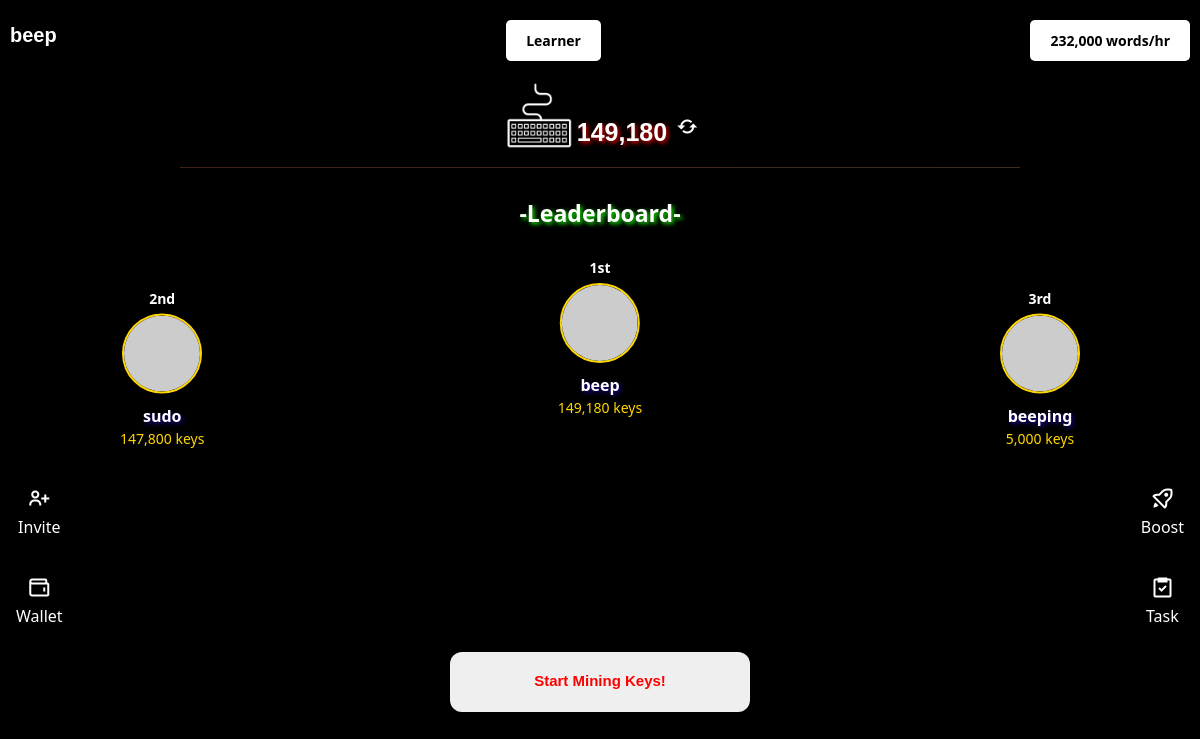
The app's page / (signed in) with its own data.
### Cgame/models.py (models this page shows, shortened)
class CustomUser(AbstractBaseUser, PermissionsMixin):
    username = models.CharField(max_length=150, unique=True)
    email = models.EmailField(unique=True)
    is_active = models.BooleanField(default=True)
    is_admin = models.BooleanField(default=False)
    is_superuser = models.BooleanField(default=False)
    is_staff = models.BooleanField(default=False)
    USERNAME_FIELD = 'email'
    REQUIRED_FIELDS = ['username']  # Fields required for creating a superuser
    objects = CustomUserManager()
    def __str__(self):
        return self.username

class Mining(models.Model):
    user = models.OneToOneField('CustomUser', on_delete=models.CASCADE, related_name="mining")
    speed = models.PositiveIntegerField(default=3000, blank=True, null=True)  # Default mining speed

class Counter(models.Model):
    user = models.OneToOneField('CustomUser', on_delete=models.CASCADE, related_name="counter")
    value = models.PositiveBigIntegerField(default=0)

### Cgame/views.py (the view)
# urls.py: path('',views.home, name='home'),
@login_required
def home(request):
    mining_speed = request.user.mining.speed
    counter = request.user.counter
    user_balance = request.user.counter.value
    level = "Learner"
    if user_balance > 15000000:
        level = "newbie"
    if user_balance >= 24000000 :
        level = "Amature"
    if user_balance >= 100000000:
        level = "Pro"
    if user_balance >= 500000000:
        level = "Elite"
    players = Counter.objects.all().order_by('-value')[:3]  # Get top 10
    leaderboard = []
    if len(players) > 0:
        leaderboard.append({
            'rank': 1,
            'username': players[0].user.username,
            'balance': players[0].value
        })
    if len(players) > 1:
        leaderboard.append({
            'rank': 2,
            'username': players[1].user.username,
            'balance': players[1].value
        })
    if len(players) > 2:
        leaderboard.append({
            'rank': 3,
            'username': players[2].user.username,
            'balance': players[2].value
        })
    return render(request, 'pain.html', {'counter': counter,'mining_speed': mining_speed, 'level':level, 'leaderboard': leaderboard})

### Cgame/templates/pain.html (shortened to what this page needs)
{% load static %}
{% load humanize %}
<!DOCTYPE html>
<html lang="en">
<head>
    <link href="{% static 'css/bootstrap.min.css' %}" rel="stylesheet">
    <link rel="stylesheet" href="{% static 'css/boxicons.min.css' %}">
    <link rel="stylesheet" href="{% static 'css/pain.css' %}">
    <link rel="stylesheet" href="{% static 'css/popup.css' %}">
</head>
<body>
    <div class="app-container" id="app">
        <div class="top-row">
            <span class="username" style="font-family: arial;">{{request.user}}</span>
            <button class="top-button-2">{{level}}</button>
            <button class="top-button">{{request.user.mining.speed | intcomma}} words/hr</i></button>
        </div>
            <div class="counter-container">
              <img src="{% static 'images/header.png'%}" width="100" height="100" alt="Key Image">
              <span id="counter-value" class="balance">{{ counter.value | intcomma}}  </span>
              <button id="refresh-balance" class="refresh"></button>
            </div>
    <p class="leaderboard-text">-Leaderboard-</p>
    <div class="leaderboard-container">
        <div class="participant first-place" style="left: 50%;">
            <div class="rank">1st</div>
            <img src="https://via.placeholder.com/80" alt="First Place">
            <div class="name">{{ leaderboard.0.username }}</div>
            <div class="score">{{ leaderboard.0.balance|intcomma }} keys</div>
        </div>
        <div class="participant second-place">
            <div class="rank">2nd</div>
            <img src="https://via.placeholder.com/80" alt="Second Place">
            <div class="name">{{ leaderboard.1.username }}</div>
            <div class="score">{{ leaderboard.1.balance|intcomma }} keys</div>
        </div>
        <div class="participant third-place">
            <div class="rank">3rd</div>
            <img src="https://via.placeholder.com/80" alt="Third Place">
            <div class="name">{{ leaderboard.2.username }}</div>
            <div class="score">{{ leaderboard.2.balance|intcomma }} keys</div>
        </div>
    </div>
        <div class="avatar-lists">
            <div class="avatar-list avatar-list-left">
                <button>
                    <a href="#"><i class="bx bx-user-plus"></i></a>
                    <span>Invite</span>
                </button>
                <button>
                    <a href="wallet" class='ajax-link'><i class="bx bx-wallet"></i></a>
                    <span>Wallet</span>
                </button>
            </div>
            <div class="avatar-list avatar-list-right">
                <button>
                    <a href="boost/"><i class="bx bx-rocket"></i></a>
                    <span>Boost</span>
                </button>
                <button>
                    <a href="task"><i class="bx bx-task"></i></a>
                    <span>Task</span>
                </button>
            </div>
        </div>
         <div class="typing-box">
            <form id="counter-form" method="post" action="{% url 'increment_counter' %}">
                <button id="mine-btn-js" class="mine-btn">Start Mining Keys!</button>
            </form>
        </div>
    </div>
</body>
</html>

### static/css/pain.css (style rules this page uses)
a { text-decoration: none; font-weight: bold; color: white; font-size: 16px; }
.balance { text-align: center; font-weight: bolder; font-size: 30px; font-family: Verdana, Geneva, Tahoma, sans-serif; }
body { background-color:black; color: white; margin: 0; padding: 0; overflow: hidden; }
.app-container { height: 100vh; display: flex; flex-direction: column; }
.typing-box { height: 10%; border-radius: 10px; color: white; text-align: center; display: flex; align-items: center; justify-content: center; margin: 10px 15px; }
.bx { font-size: 24px; }
.username { font-size: 20px; font-weight: bold; color: white; }
.top-button { padding: 10px 20px; font-size: 14px; background-color:rgb(255, 255, 255); color: rgb(0, 0, 0); font-weight: bold; border: none; border-radius: 5px; cursor: pointer; display:inline-block; }
.top-button-2 { padding: 10px 20px; font-size: 14px; background-color:rgb(255, 255, 255); color: rgb(0, 0, 0); border: none; border-radius: 5px; cursor: pointer; font-weight: bold; margin-right:-20px; }
.mine-btn { width: 300px; height: 60px; margin-bottom: 120px; margin-top: -80px; border-style: none; font-size: 100%; color:rgb(255, 0, 0); border-radius: 12px; position: relative; font-size:15px; font-weight: bold; font-family:'Trebuchet MS', 'Lucida Sans Unicode', 'Lucida Grande', 'Lucida Sans', Arial, sans-serif; }
.refresh { display: flex; align-items: center; justify-content: center; background-color: #4CAF50; color: white; border: none; border-radius: 50%; width: 40px; height: 40px; font-size: 1.2rem; cursor: pointer; transition: background-color 0.3s ease; }
.counter-container { height:5%; display: flex; align-items: center; justify-content: center; margin-top:36px; }
.counter-container img { width: 100px; height: 100px; margin-right: -16px; }
.counter-container span { margin-top:10px; font-size: 25px; line-height: 100px; color:white; text-shadow: 2px 2px 4px rgba(230, 5, 5, 0.932); }
.top-row { display: flex; justify-content: space-between; width: 100%; padding: 10px; box-sizing: border-box; margin-top:10px; }
.avatar-lists { flex: 1; display: flex; justify-content: space-between; position: relative; }
.avatar-list { position: absolute; top: 80%; transform: translateY(-150%); display: flex; flex-direction: column; gap: 35px; }
.avatar-list-left { left: 10px; }
.avatar-list-right { right: 10px; }
.avatar-list button { color: white; background: none; border: none; display: flex; flex-direction: column; align-items: center; justify-content: center; }
.leaderboard-text { text-align: center; font-size:23px; font-weight:bold; margin-top:8px; text-shadow: 2px 2px 4px rgba(23, 255, 2, 0.932); }
.leaderboard-container { height: 100%; display: flex; flex-direction: column; align-items: center; justify-content: center; position: relative; margin-top: -100px; }
.participant { position: absolute; display: flex; flex-direction: column; align-items: center; }
.participant img { width: 80px; height: 80px; border-radius: 50%; border: 2px solid #FFD700; margin-bottom: 10px; }
.participant .rank { font-size: 14px; font-weight: bold; margin-bottom: 5px; text-shadow: 2px 2px 4px rgba(0, 0, 0, 0.932); }
.participant .name { font-size: 16px; font-weight: bold; text-shadow: 2px 2px 4px rgba(29, 0, 156, 0.932); }
.participant .score { font-size: 14px; color: #FFD700; }
.first-place { top: 20%; transform: translateX(-50%); }
.second-place { top: 40%; left: 10%; transform: translateY(-50%); }
.third-place { top: 40%; right: 10%; transform: translateY(-50%); }
.refresh { border-style: none; background-color: transparent; }

### records on screen
CustomUser: user "beep", user.mining.speed "232,000", username "beep"
Counter: value "149,180"
CustomUser: username "sudo"
CustomUser: username "beeping"

### other values on screen
{{ level }} "Learner"
{{ leaderboard.0.balance|intcomma }} "149,180"
{{ leaderboard.1.balance|intcomma }} "147,800"
{{ leaderboard.2.balance|intcomma }} "5,000"
